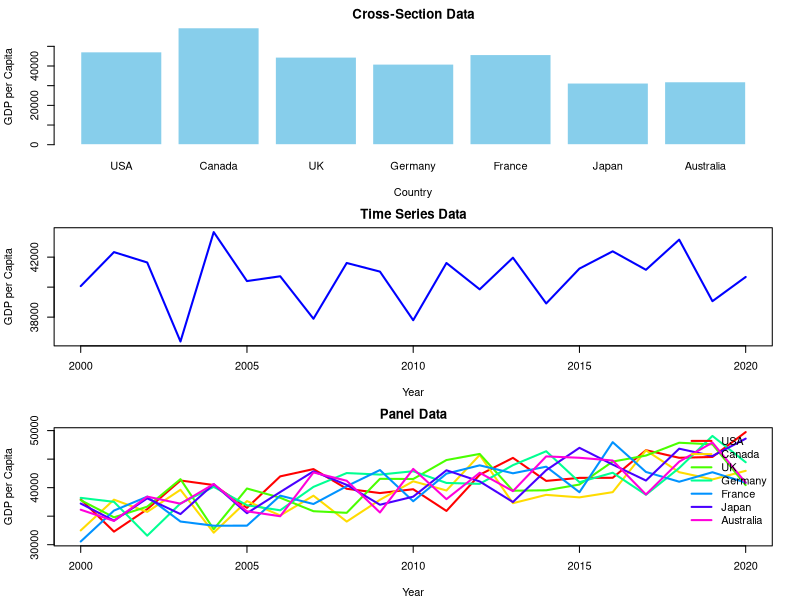
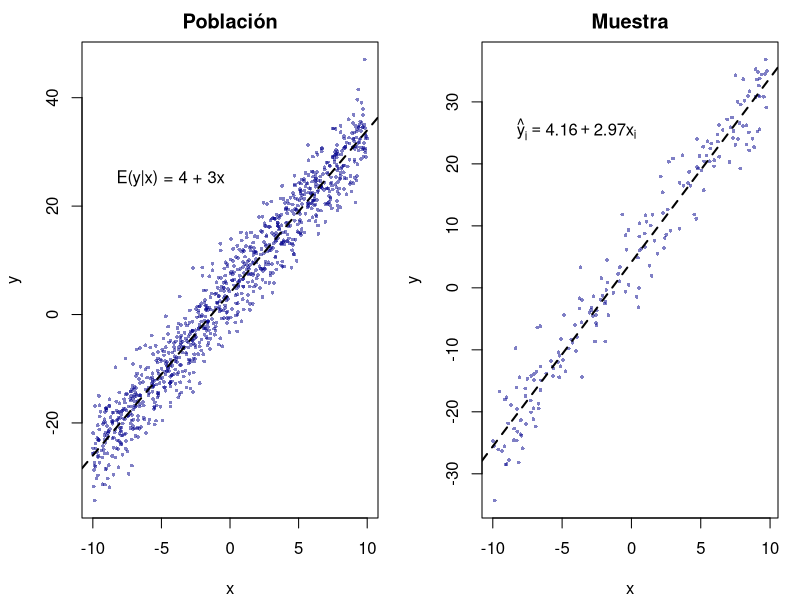
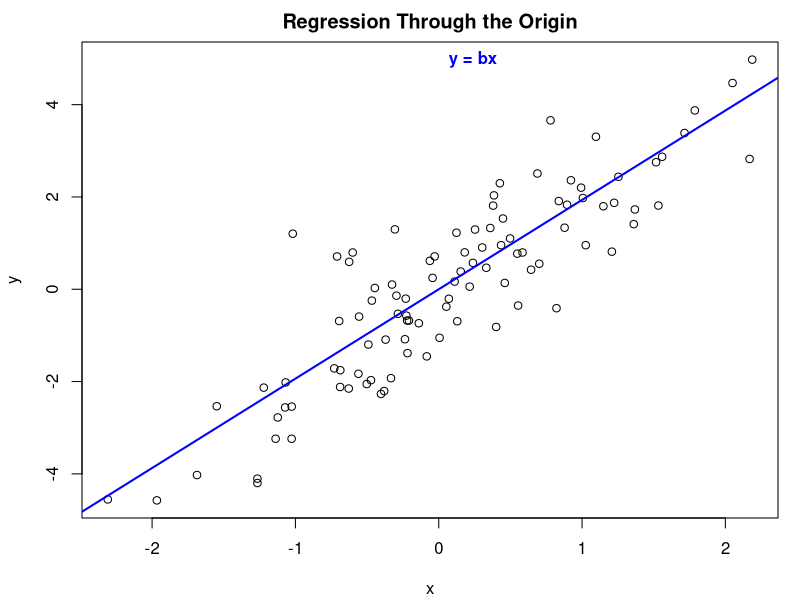

These charts were generated, in order, by the following R code:
## ---- chunk 1
# Set up the plotting layout
par(mfrow = c(3, 1), mar = c(4, 4, 2, 2) + 0.1)

# Cross-Section Data
countries <- c("USA", "Canada", "UK", "Germany", "France", "Japan", "Australia")
gdp_per_capita <- runif(length(countries), 30000, 60000)
cross_section_data <- data.frame(Country = countries, GDP_per_Capita = gdp_per_capita)

barplot(cross_section_data$GDP_per_Capita, names.arg = cross_section_data$Country,
        col = "skyblue", main = "Cross-Section Data",
        xlab = "Country", ylab = "GDP per Capita", border = "white")

# Time Series Data
years <- 2000:2020
gdp_usa <- 40000 + 2000 * (years - 2000) / 20 + rnorm(length(years), 0, 2000)
time_series_data <- data.frame(Year = years, GDP_per_Capita = gdp_usa)

plot(time_series_data$Year, time_series_data$GDP_per_Capita, type = "l",
     col = "blue", lwd = 2, main = "Time Series Data",
     xlab = "Year", ylab = "GDP per Capita")

# Panel Data
panel_data <- expand.grid(Country = countries, Year = years)
panel_data$GDP_per_Capita <- 30000 + 500 * (panel_data$Year - 2000) + 
  runif(nrow(panel_data), 0, 10000)

plot(NULL, xlim = c(min(panel_data$Year), max(panel_data$Year)),
     ylim = c(min(panel_data$GDP_per_Capita), max(panel_data$GDP_per_Capita)),
     xlab = "Year", ylab = "GDP per Capita", main = "Panel Data")
colors <- rainbow(length(countries))
for (country in countries) {
  lines(panel_data$Year[panel_data$Country == country], 
        panel_data$GDP_per_Capita[panel_data$Country == country],
        col = colors[which(countries == country)], lwd = 2)
}
legend("topright", legend = countries, col = colors, lwd = 2, bty = "n")


## ---- chunk 2

# Configurar semilla para reproducibilidad
set.seed(123)

# Generar datos
n <- 1000
x <- runif(n, -10, 10)
u <- rnorm(n, mean = 0, sd = 4)
y <- 4 + 3 * x + u

# Ajustar el tamaño de la ventana gráfica para dos gráficos lado a lado
par(mfrow = c(1, 2), mar = c(4, 4, 2, 1) + 0.1)

# Colores y transparencias
col_points <- rgb(0, 0, 139, maxColorValue = 255, alpha = 128) # Azul oscuro con opacidad 0.5

# Gráfico 1: Dispersión de todos los datos con la línea E(y|x) = 4 + 3x
plot(x, y, main = "Población",
     xlab = "x", ylab = "y", pch = 16, col = col_points, cex = 0.5)
abline(a = 4, b = 3, col = "black", lwd = 2, lty = 2)
text(-9, 25, "E(y|x) = 4 + 3x", col = "black", pos = 4)

# Tomar una muestra de 200 datos de la población
set.seed(124)
sample_indices <- sample(1:n, 200)
x_sample <- x[sample_indices]
y_sample <- y[sample_indices]

# Ajustar un modelo lineal a la muestra
fit <- lm(y_sample ~ x_sample)

# Gráfico 2: Dispersión de la muestra con la línea de regresión estimada
plot(x_sample, y_sample, main = "Muestra",
     xlab = "x", ylab = "y", pch = 16, col = col_points, cex = 0.5)
abline(fit, col = "black", lwd = 2, lty = 2)
equation <- bquote(hat(y)[i] == .(round(coef(fit)[1], 2)) + .(round(coef(fit)[2], 2)) * x[i])
text(-9, 25, equation, col = "black", pos = 4)

# Resetear el layout gráfico
par(mfrow = c(1, 1))
## ---- chunk 3
# Simulated data
set.seed(123)  # for reproducibility
x <- rnorm(100)
y <- 2 * x + rnorm(100)

# Regression through the origin
model <- lm(y ~ x - 1)

# Plotting results
plot(x, y, main = "Regression Through the Origin", xlab = "x", ylab = "y")
abline(model, col = "blue", lwd = 2)
text(x = 0, y = max(y), labels = "y = bx", pos = 4, col = "blue", font = 2)

